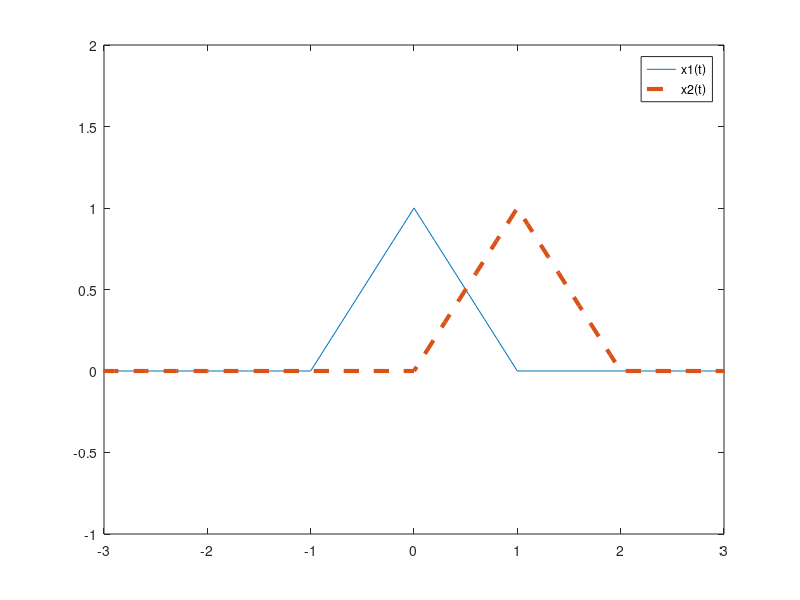

The MATLAB source for this figure: (Note: this script raises an error after producing the figure.)
df = 0.01 ;
fs = 10 ;
ts = 1/fs ;
t = -5:ts:5 ;

% Creating Signals
x1 = zeros(size(t)) ;
x1(41:51) = t(41:51) + 1 ;
x1(52:61) = -t(52:61) + 1 ;
x2 = zeros(size(t)) ;
x2(51:71) = x1(41:61) ;

plot(t, x1, t, x2, '--', 'LineWidth', 3)
axis( [-3, 3, -1, 2] ) ;
legend('x1(t)', 'x2(t)')
figure

% Demonstrate how a time shift reflects in the phase of FFT

[X1, x11, df1] = fftseq(x1, ts, df) ;
[X2, x21, df2] = fftseq(x2, ts, df) ;
X11 = X1/fs ;
X21 = X2/fs ;
f = [0:df1:df1*(length(x11)-1)] - fs/2 ;

plot(f, fftshift(abs(X11)), 'LineWidth', 3)
legend('| X1(f) | = | X2(f) |')
figure
plot(f(500:525), fftshift(angle(X11(500:525))), f(500:525), fftshift(angle(X21(500:525))), '--', 'LineWidth', 3)
legend('<X1(f)', '<X2(f)')